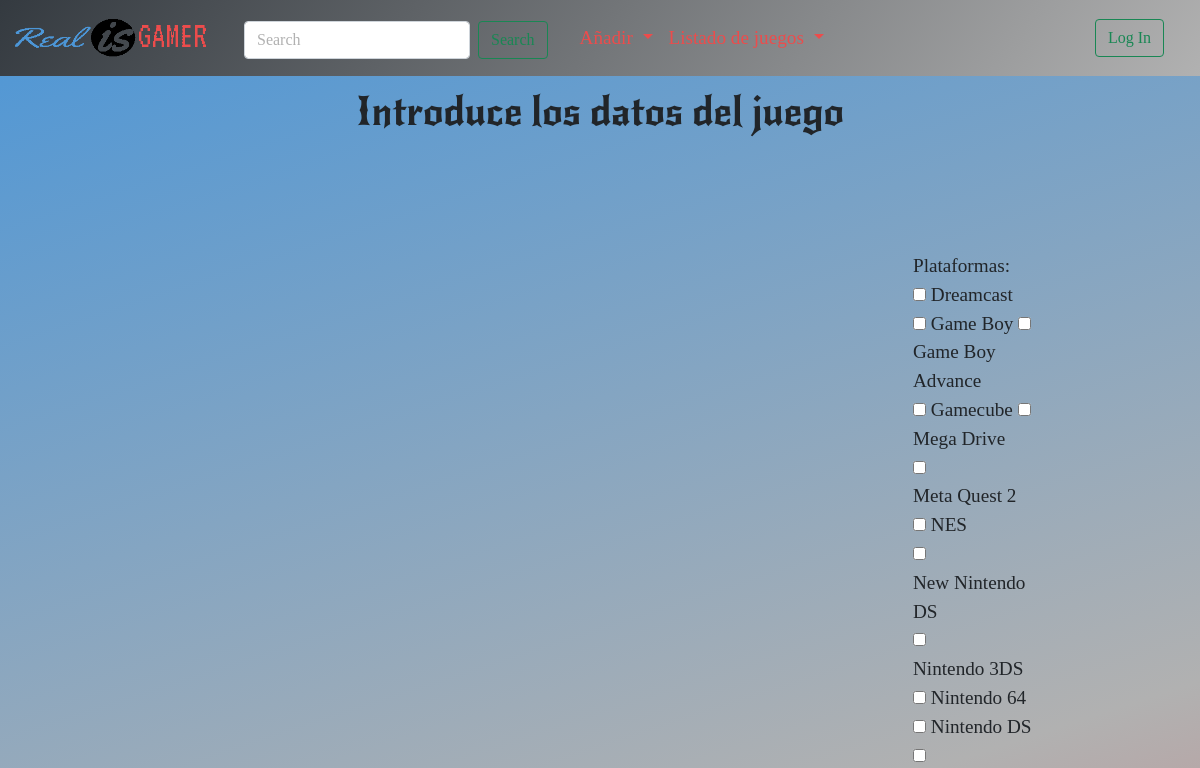
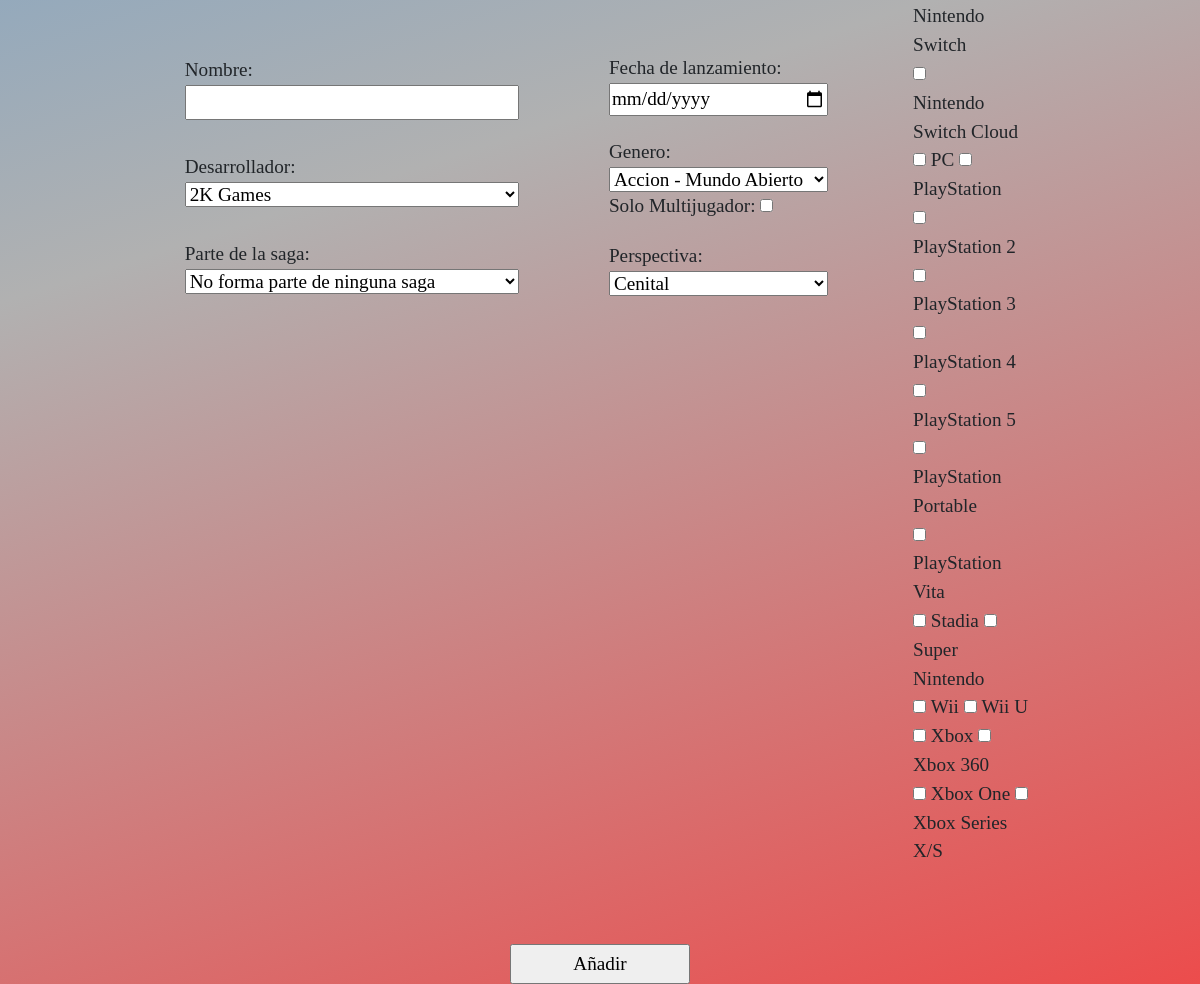
The page /insertJuegoAdm.php on the database its author committed (2 pictures, top to bottom).
### tables this page shows
CREATE TABLE `plataforma` (
  `id_plataforma` varchar(5) NOT NULL,
  `id_desarrollador` int(11) DEFAULT NULL,
  `nombre_plataforma` varchar(28) NOT NULL,
  `logo` varchar(5) DEFAULT NULL
);

### insertJuegoAdm.php (the view, shortened to what this page needs)
<!DOCTYPE html>
<html>
    <head>
        <?php include 'cabecera/head.php' ?>
    </head>
    <body>
    <?php
    include 'class/usuario.php';
    if (isset($_POST['anadir'])){
        $conn =conecta();
        $nombre = trim($_POST['nombre']);
        $idSaga = $_POST['idSaga'];
        $idDesarrollador = $_POST['desarrollador'];
        $lanazamiento = $_POST['lanzamiento'];
        if(isset($_POST['multijugador'])){$multijugador = $_POST['multijugador'];}
        $perspectiva = $_POST['perspectiva'];
        $ordenSaga = $_POST['ordenSaga'];
        if($idSaga == "null"){
            $queryI="INSERT INTO juego(nombre,id_desarrollador,lanzamiento,perspectiva,solo_multijugador) VALUES (?,?,?,?,?)";
            $stmt = $conn->prepare($queryI);
            $stmt ->bind_param("sissi",  $nombre,$idDesarrollador, $lanazamiento,$perspectiva,$multijugador);
            $stmt ->execute();
        }else{
            $queryI="INSERT INTO juego(nombre,id_saga,id_desarrollador,lanzamiento,perspectiva,solo_multijugador) VALUES (?,?,?,?,?,?)";
            $stmt = $conn->prepare($queryI);
            $stmt ->bind_param("ssissi",  $nombre, $idSaga,$idDesarrollador, $lanazamiento,$perspectiva,$multijugador);
            $stmt ->execute();
            $juego =$stmt->insert_id;
            $queryISaga="INSERT INTO orden_saga_juegos(id_saga,id_juego,orden) VALUES (?,?,?)";
            $stmt2 = $conn->prepare($queryISaga);
            $stmt2 ->bind_param("iii",$idSaga,$juego,$ordenSaga);
            $stmt2 ->execute();
            $queryI="INSERT INTO juego(imagen) VALUES (?)";
            $stmt = $conn->prepare($queryI);
            $stmt ->bind_param("s",$juego);
            $stmt ->execute();
        }
    if($stmt->affected_rows ==1){
        $plataformas[] =$_POST['plataformas'];
        $genero=$_POST['genero'];
        $juego =$stmt->insert_id;
        for($i=0;$i<sizeof($plataformas[0]);$i++){
            $plataformaID = $plataformas[0][$i];
            $queryI="INSERT INTO plataformas_juegos(id_plataforma,id_juego) VALUES (?,?)";
            $stmt = mysqli_prepare($conn, $queryI);
            $stmt ->bind_param("si",$plataformaID,$juego);
            $result = mysqli_execute($stmt);
        }
            $queryI="INSERT INTO genero_juegos(id_genero,id_juego) VALUES (?,?) ";
            $stmt = mysqli_prepare($conn, $queryI);
            $stmt ->bind_param("si",$genero,$juego);
            $result = mysqli_execute($stmt);
        ?>
    <div id='notificacion'>
        <h2 style='margin-left:30%; margin-right:30%; justify-content:center;'>Has añadido <br><span style="color:#ec4c4c; font-family: 'Megaman';"><?php echo $nombre ?></span><br> a la Base de Datos</h2>
    <?php }else{
          echo '<h2>Ha habido un problema.Vuelva a intentarlo mas tarde </h2>';
    }?>
        <button id="volver" style='margin-left:50%; margin-right:50%;'> <a href="index.php">Volver</a></button>
    </div> <?php }else{
        $conn = conecta();
        $queryS = "SELECT id_desarrollador, nombre_desarrollador FROM desarrollador ORDER BY nombre_desarrollador";
        $result = mysqli_query($conn, $queryS);
        $desarrolladores=[];
        while($fila=mysqli_fetch_assoc($result)){
            $desarrolladores[]=$fila;
        }
        $queryS = "SELECT id_genero,nombre_genero FROM genero";
        $result = mysqli_query($conn, $queryS);
        $generos = [];
        while ($row = mysqli_fetch_assoc($result)) {
            $generos[] = $row;
        }
        $queryS = "SELECT id_plataforma, nombre_plataforma FROM plataforma ORDER BY nombre_plataforma";
        $result = mysqli_query($conn, $queryS);
        $plataformas = [];
        while($row=$result->fetch_assoc()){
            $plataformas[]=$row;
        }
        $perspectivas = array('RV-First Person','RV-Third Person','Third Person','God Vision','Isometric','Scroll','First Person','Cenital','Lateral','Gestión de Menus','First & Third Person');
        sort($perspectivas);
        ?>
        <?php include 'cabecera/nav.php'; ?>
    <div id="body">
        <header><h1>Introduce los datos del juego</h1></header>
        <form action="<?php echo $_SERVER['PHP_SELF']; ?>" method="post">
            <div id="allCategories">
                <div class="col">
                    <div class="contCategoria">
                        <label>Nombre: </label>
                        <input type="text" name="nombre">
                    </div>
                    <div class="contCategoria">
                    <label>Desarrollador: </label>
                        <select name="desarrollador">
                            <?php for($i=0;$i<sizeof($desarrolladores);$i++){ ?>
                                <option value="<?php echo $desarrolladores[$i]['id_desarrollador'];?>"><?php echo $desarrolladores[$i]['nombre_desarrollador']; ?></option>
                            <?php } ?>
                        </select>
                    </div>
                    <div class="contCategoria">
                         <label>Parte de la saga: </label>
                         <select name='idSaga' id="saga" onclick="OrdenSaga()">
                              <option value="null" >No forma parte de ninguna saga</option>
                        </select>
                    </div>
                </div>
                <div class="col">
                    <div class="contCategoria">
                        <label>Fecha de lanzamiento: </label>
                        <input type="date" name="lanzamiento">
                    </div>
                    <div class="contCategoria">
                        <label>Genero: </label>
                        <select name="genero" >
                             <?php for($i=0;$i<sizeof($generos);$i++){ ?>
                            <option value="<?php echo $generos[$i]['id_genero'] ?>"><?php echo $generos[$i]['nombre_genero'] ?></option>
                            <?php } ?>
                        </select>
                        <span>
                            <label>Solo Multijugador: </label>
                            <input type="checkbox" name="multijugador" value="1" >
                        </span>
                    </div>
                    <div class="contCategoria">
                        <label>Perspectiva: </label>
                        <select name="perspectiva" >
                             <?php for($i=0;$i<sizeof($perspectivas);$i++){ ?>
                            <option><?php echo $perspectivas[$i] ?></option>
                            <?php } ?>
                        </select>
                    </div>
                </div>
                <div class="col">
                     <label>Plataformas: </label>
                    <div class="contPlataformas">
                             <?php for($i=0;$i<sizeof($plataformas);$i++){ ?>
                            <input type="checkbox" name="plataformas[]" value="<?php echo $plataformas[$i]['id_plataforma'] ?>" >
                            <label for="<?php echo $plataformas[$i]['id_plataforma'] ?>"><?php echo $plataformas[$i]['nombre_plataforma'] ?></label>
                            <?php
                            if($i % 2 == 0){
                                echo '<br>';
                             }} ?>
                    </div>
                </div>
            </div>
            <div id="button"> <input id="btnSubmit" type="submit" value="Añadir" name="anadir"> </div>
        </form>
        </div>
    <?php } ?>
    </body>
</html>

### cabecera/head.php
<?php
$filename = basename($_SERVER['PHP_SELF']);
$filename = ucfirst(substr($filename,0,strpos($filename,'.')));
 echo '<meta charset="UTF-8">
        <meta http-equiv="X-UA-Compatible" content="IE=edge">
        <meta name="viewport" content="width=device-width, initial-scale=1.0">
        <title>RealIsGamer - '.$filename.'</title>
        <link rel="icon" type="image/x-icon" href="images\favicon.ico">
        <link href="css/bootstrap.css" rel="stylesheet">
        <link href="css/index.css" rel="stylesheet">';

### cabecera/nav.php
<?php
 echo '<nav class="navbar navbar-expand-lg" >
            <div class="container-fluid">
                <button class="navbar-toggler" type="button" data-bs-toggle="collapse" data-bs-target="#navbarSupportedContent" aria-controls="navbarSupportedContent" aria-expanded="false" aria-label="Toggle navigation">
                    <span class="navbar-toggler-icon"></span>
                </button>
                '; isset($_SESSION["usuarioActivo"]) ?  $href="index.php": $href="index.html";echo'
                <a href= "';echo $href;echo'">
                    <div class="navbar-brand">
                        <img id="logo" src="images\newlogo.jpg" alt="Logo" width="50" height="50"  class="align-text-middle">
                        <img class="navbar-brand" src="images\brandname.png" width="200" height="50">
                    </div>
                </a>
                <div class="collapse navbar-collapse" id="navbarSupportedContent">
                    <form class="d-flex mt-1" role="search" action="info.php" method="post">
                        <input class="form-control me-2" type="search" placeholder="Search" aria-label="Search" name="nombre_juego">
                        <button class="btn btn-outline-success" type="submit" name="search">Search</button>
                    </form>
                    <ul class="navbar-nav me-auto mb-2 mb-lg-0  ms-4">
                        <li class="nav-item dropdown" >
                            <a class="nav-link dropdown-toggle" href="#" role="button" data-bs-toggle="dropdown" aria-expanded="false">
                                Añadir
                            </a>
                            <ul class="dropdown-menu">
                                <li> <a class="dropdown-item" id="btn_add_juego" href="'; if (isset($_SESSION["usuarioActivo"])){echo "insertJuegoAdm.php";}echo'"> Juego</a></li>
                                <li><a class="dropdown-item" href="#">Desarrolladora</a></li>
                                <li><hr class="dropdown-divider"></li>
                                <li><a class="dropdown-item" href="#">Something else here</a></li>
                            </ul>
                        </li>
                         <li class="nav-item dropdown">
                            <a class="nav-link dropdown-toggle" href="#" role="button" data-bs-toggle="dropdown" aria-expanded="false">
                                Listado de juegos
                            </a>
                            <ul class="dropdown-menu">
                                <li>
                                    <a class="dropdown-item" href="MostrarBD.php">Orden de entrada</a>
                                </li>
                                <li><a class="dropdown-item" href="Ranking.php">Ranking</a></li>
                            </ul>
                        </li>
                    </ul>
                </div>
                <div>
                            <li class="nav-item dropstart me-3" id="punto">
                                '; if (isset($_SESSION["usuarioActivo"])){
                                echo '<a class="nav-link rounded border" href="#" role="button" data-bs-toggle="dropdown" aria-expanded="false">
                                    <p>'; echo $usuarioActivo->getUser(); echo'<br>';
                                       echo $usuarioActivo->getTipo(); echo'</p>
                                </a>
                                <ul class="dropdown-menu">
                                    <li><a class="dropdown-item" href="perfil.php">Mi perfil</a></li>
                                    <li><a class="dropdown-item" href="cerrarSesion.php">Cerrar sesion</a></li>
                                </ul>
                            </li>';
                                }else{
                                   echo '<a href="login.php"> <button class="btn btn-outline-success me-2" type="button" >Log In</button></a></li>';
                                } echo '
                    </div>
            </div>
        </nav>';

### css/index.css (style rules this page uses)
:root { --primary-color:#4C96D7; --secondary-color:#B1B1B1; --third-color:#EC4C4C; }
body { height: fit-content; background-image: var(--bs-grad-pst); }
.navbar { background-image:var(--bs-grad-nav); width: 100%; }
li { color: var(--third-color); }
.nav-link { color:var(--third-color); }
#punto { list-style: none; }
nav { font-family: 'Adventure'; font-size: 1.2rem; }

### insertJuegoAdm.php (style rules this page uses)
header { display: flex; justify-content: center; font-family: "Yellowtail"; }
#body { display: flex; flex-direction: column; margin-top: 1%; }
#allCategories { display: flex; align-items: center; margin-top: 5%; margin-right: 10%; margin-left: 10%; }
.col { display:flex; flex-direction: column; margin: 5%; flex-wrap: wrap; }
.contCategoria { display: flex; flex-direction: column; margin: 5%; }
#button { display: flex; justify-content: center; margin-top: 30px; }
#btnSubmit { width: 180px; height: 40px; }
:root { --primary-color:#4C96D7; --secondary-color:#B1B1B1; --third-color:#EC4C4C; }
body { background-color: var(--secondary-color); }
.navbar { background-color: rgba(0, 0, 0, 0.888); }
li { color: var(--third-color); }
.nav-link { color:var(--third-color); }

### rows shown on the page
plataforma: nombre_plataforma "Dreamcast"
plataforma: nombre_plataforma "Game Boy"
plataforma: nombre_plataforma "Game Boy Advance"
plataforma: nombre_plataforma "Gamecube"
plataforma: nombre_plataforma "Mega Drive"
plataforma: nombre_plataforma "Meta Quest 2"
plataforma: nombre_plataforma "NES"
plataforma: nombre_plataforma "New Nintendo DS"
plataforma: nombre_plataforma "Nintendo 3DS"
plataforma: nombre_plataforma "Nintendo 64"
plataforma: nombre_plataforma "Nintendo DS"
plataforma: nombre_plataforma "Nintendo Switch"
plataforma: nombre_plataforma "Nintendo Switch Cloud"
plataforma: nombre_plataforma "PC"
plataforma: nombre_plataforma "PlayStation"
plataforma: nombre_plataforma "PlayStation 2"
plataforma: nombre_plataforma "PlayStation 3"
plataforma: nombre_plataforma "PlayStation 4"
plataforma: nombre_plataforma "PlayStation 5"
plataforma: nombre_plataforma "PlayStation Portable"
plataforma: nombre_plataforma "PlayStation Vita"
plataforma: nombre_plataforma "Stadia"
plataforma: nombre_plataforma "Super Nintendo"
plataforma: nombre_plataforma "Wii"
plataforma: nombre_plataforma "Wii U"
plataforma: nombre_plataforma "Xbox"
plataforma: nombre_plataforma "Xbox 360"
plataforma: nombre_plataforma "Xbox One"
plataforma: nombre_plataforma "Xbox Series X/S"

### other values the page prints
form field desarrollador "2K Games"
form field genero "Accion - Mundo Abierto"
form field perspectiva "Cenital"
